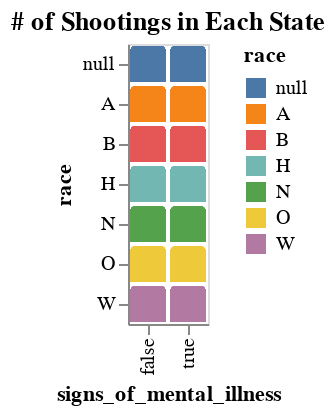

Notebook source saved alongside this figure:
### Code cell
source = new_data

alt.Chart(source).mark_bar(
    cornerRadiusTopLeft=3,
    cornerRadiusTopRight=3
).encode(
    x='signs_of_mental_illness',
    y='race',
    color='race'
).properties(
    title="# of Shootings in Each State")

### Figure 1 — Vega-Lite specification as saved in the notebook (floating-point values rounded to 4 significant figures; data arrays with more than 128 entries replaced by an {"elided": "..."} marker saying what was removed)
{"config": {"view": {"continuousWidth": 400, "continuousHeight": 300}}, "data": {"name": "data-f415c7e58cd6d8f6c36ede8bf26cec9a"}, "mark": {"type": "bar", "cornerRadiusTopLeft": 3, "cornerRadiusTopRight": 3}, "encoding": {"color": {"type": "nominal", "field": "race"}, "x": {"type": "nominal", "field": "signs_of_mental_illness"}, "y": {"type": "nominal", "field": "race"}}, "title": "# of Shootings in Each State", "$schema": "https://vega.github.io/schema/vega-lite/v4.8.1.json", "datasets": {"data-f415c7e58cd6d8f6c36ede8bf26cec9a": {"elided": "1851 records"}}}
